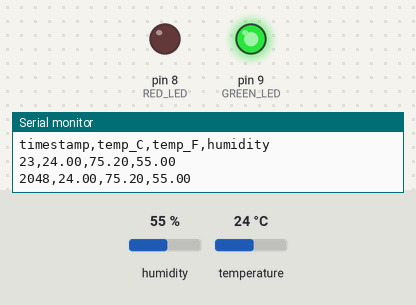
The sketch below on a simulated Arduino Uno, built with avr-gcc and run on an emulated ATmega328P. Parts: output pins drawn as LEDs (lit = HIGH), the last lines printed to the serial monitor. The test bench sets the inputs (shaded band); at power-on: humidity 55 %, temperature 24 °C.

Above: at 2.8 s.
2.9 s: humidity set to 79 %
5.6 s: humidity set to 82 %
At 6.4 s:
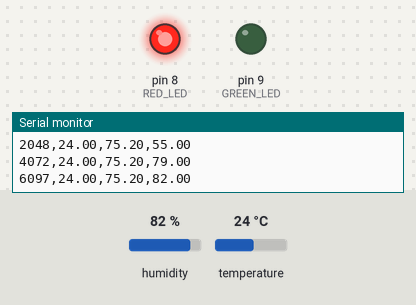
8.3 s: humidity set to 22 %
At 11.2 s:
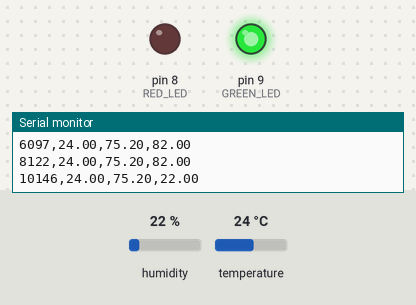
11.6 s: humidity set to 88 %
At 12.5 s:
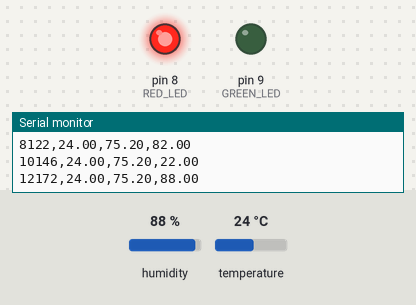
Timing chart, 0 to 14.6 s (numbered marks = the images above; inputs shaded):
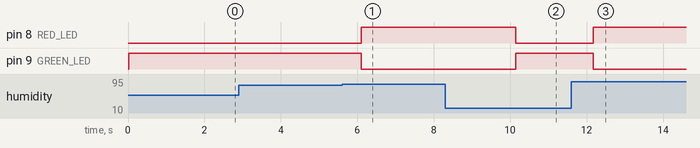

Measured:
- the behaviour switches between 80 and 81 % on humidity (found by bisection; images 0 and 1)
- after the input at 5.6 s, pin 8 (RED_LED): LOW → HIGH after 0.50 s; pin 9 (GREEN_LED): HIGH → LOW after 0.50 s
- after the input at 8.3 s, pin 8 (RED_LED): HIGH → LOW after 1.8 s; pin 9 (GREEN_LED): LOW → HIGH after 1.8 s
- after the input at 11.6 s, pin 8 (RED_LED): LOW → HIGH after 0.57 s; pin 9 (GREEN_LED): HIGH → LOW after 0.57 s

The sketch:

environment_monitoring.ino
```cpp
/*
  Project - Environmental Monitoring Station
  Name - Rajan Nanda
  Date - 6-7-2026

  Reads temperature and humidity from DHT11 every 2 seconds.
  Displays data in CSV format:
  timestamp,temp_C,temp_F,humidity

  Red LED  -> Temperature > 35°C OR Humidity > 80%
  Green LED -> Normal Conditions
*/

#include <DHT.h>

// Pin Definitions
#define DHTPIN 2
#define DHTTYPE DHT11

#define RED_LED 8
#define GREEN_LED 9

DHT dht(DHTPIN, DHTTYPE);

void setup() {
  Serial.begin(9600);

  dht.begin();

  pinMode(RED_LED, OUTPUT);
  pinMode(GREEN_LED, OUTPUT);

  // CSV Header
  Serial.println("timestamp,temp_C,temp_F,humidity");
}

void loop() {

  float humidity = dht.readHumidity();
  float tempC = dht.readTemperature();

  if (isnan(humidity) || isnan(tempC)) {
    Serial.println("Sensor Error");
    delay(2000);
    return;
  }

  float tempF = tempC * 9.0 / 5.0 + 32.0;

  // Timestamp (milliseconds)
  unsigned long timestamp = millis();

  // CSV Output
  Serial.print(timestamp);
  Serial.print(",");
  Serial.print(tempC);
  Serial.print(",");
  Serial.print(tempF);
  Serial.print(",");
  Serial.println(humidity);

  // LED Control
  if (tempC > 35 || humidity > 80) {
    digitalWrite(RED_LED, HIGH);
    digitalWrite(GREEN_LED, LOW);
  }
  else {
    digitalWrite(RED_LED, LOW);
    digitalWrite(GREEN_LED, HIGH);
  }

  delay(2000);
}
```
